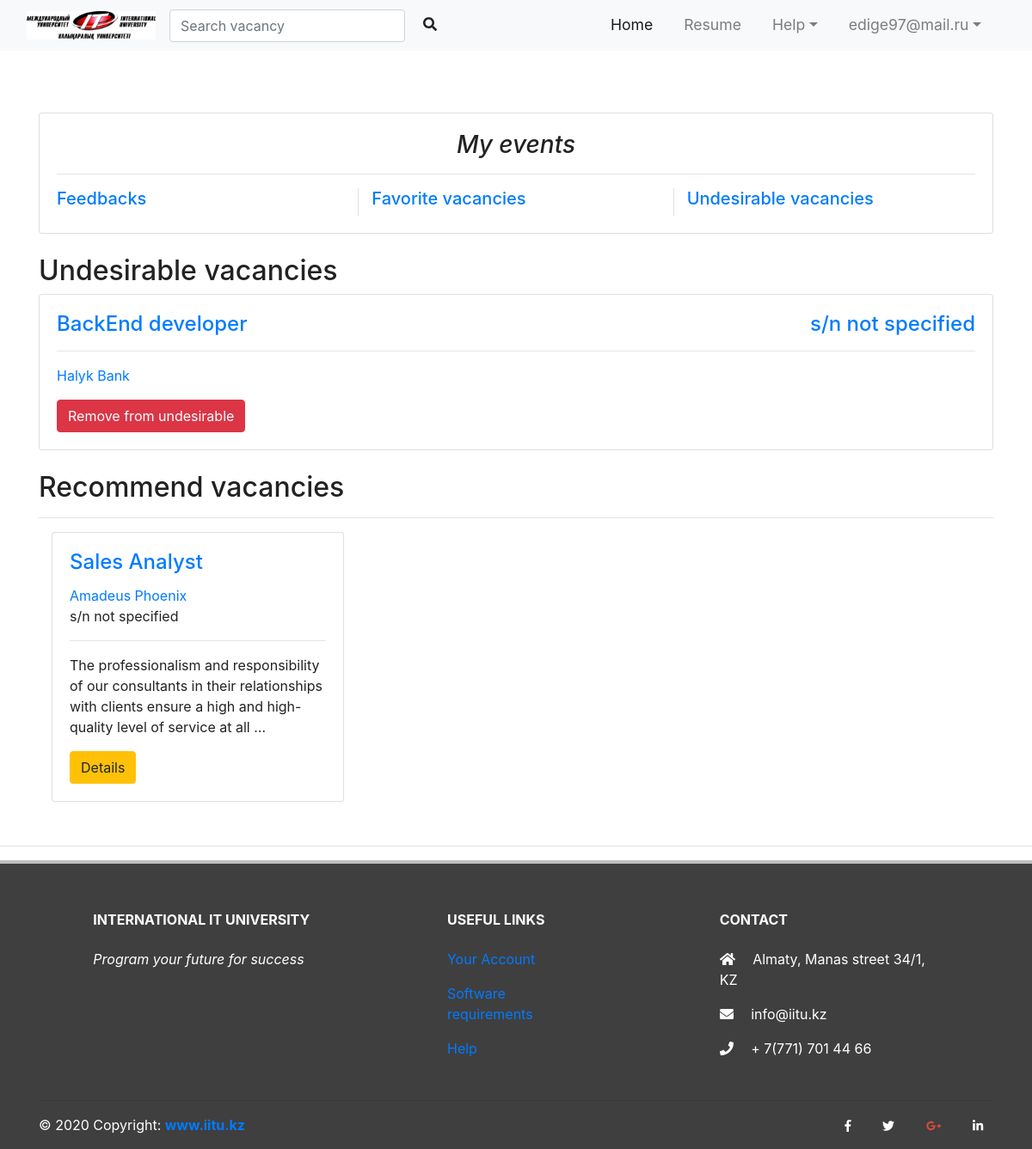
The page /student/undesirable_vacancies/ (signed in) on the database its author committed.
### users/models.py (models this page shows)
class User(AbstractUser):
    is_student = models.BooleanField(default=False)
    is_employer = models.BooleanField(default=False)

### employer/models.py (models this page shows)
class UndesirableVacancy(models.Model):
	und_id = models.AutoField(primary_key=True)
	vac_id =  models.ForeignKey(Vacancy, on_delete=models.CASCADE)
	student =  models.ForeignKey(Student, on_delete=models.CASCADE)

class Vacancy(models.Model):
	vac_id = models.AutoField(primary_key=True)
	vacancy_name = models.CharField(max_length = 512,null=True)
	salary = models.CharField(max_length = 512,null=True)
	company_name = models.CharField(max_length = 512,null=True)
	address = AddressField(null=True)
	experience = models.TextField(null=True)
	about = models.TextField(null=True)
	duties = models.TextField(null=True)
	Requirements = models.TextField(null=True)
	work_condition = models.TextField(null=True)
	skills = models.TextField(null=True)
	contacts_phone = models.CharField(max_length = 512,null=True)
	contact_mail = models.CharField(max_length = 512,null=True)
	publication_date = models.DateField(auto_now_add=True,null=True)
	upd_date = models.DateField(auto_now =True,null=True)
	employer = models.ForeignKey(Employer, on_delete=models.CASCADE)

### student/views.py (the view)
# urls.py: path('undesirable_vacancies/', views.undesirable_vacancies, name='undesirable_vacancies'),
@login_required
@student_required
def undesirable_vacancies(request):
	context = {}
	undesirable = UndesirableVacancy.objects.filter(student = request.user.student)
	vacancies = vacancy_of_the_day(request)
	context['undesirable'] = undesirable
	context['vacancies'] = vacancies
	context['user'] = request.user
	context['recommended_vacancy'] = recommendation(request)
	return render(request,'undesirable_vacancies.html',context)

### student/views.py (called while the page is built)
def recommendation(request):
	if DesiredPosition.objects.values('desired_position').get(user=request.user)['desired_position'] is not None:
		student_position = DesiredPosition.objects.values('desired_position').get(user=request.user)['desired_position']
		recommended_vacancy = Vacancy.objects.filter(
			Q(vacancy_name__icontains=student_position) | Q(about__icontains=student_position) | Q(Requirements__icontains=student_position)
			)
		return recommended_vacancy[:3]
	else:
		return None

def vacancy_of_the_day(request):
	today = datetime.now().date()
	vacancies = Vacancy.objects.filter(upd_date = today)[:6]
	return vacancies

### student/templates/undesirable_vacancies.html (shortened to what this page needs)
{% extends 'student_home.html' %}
{% load static %}
{% load crispy_forms_tags %}
{% block main %}
<div class="container">
  <div class="card">
    <div class="row card-body">
      <div class="col-md-12">
        <h3 class="font-italic text-center">My events</h3><hr>
        <div class="row">
        <div class="col-md">
          <a href="{% url 'responses_and_invitations'%}"><h5 class="card-text">Feedbacks<h5></a>
        </div>
        <div class="col-md">
          <a href="{% url 'favorite_vacancies'%}"><h5 class="card-text">Favorite vacancies</h5></a>
        </div>
        <div class="col-md">
        <a href="{% url 'undesirable_vacancies'%}"><h5 class="card-text">Undesirable vacancies</h5></a>
        </div>
        </div>
      </div>
    </div>
  </div>
</div>
<br>
<div class="container">
  {% if undesirable %}
  <h2>Undesirable vacancies</h2>
  {% for fvrt in undesirable%}
  <div class="card">
    <div class="card-body">
      <h4 class="card-title"><a href="{%url 'student_home' %}{{fvrt.vac_id.vac_id}}" class="card-title">{{fvrt.vac_id.vacancy_name}}<span style="float:right;">{{fvrt.vac_id.salary}}<span></a></h4><hr>
      <a href="{%url 'student_home' %}{{fvrt.vac_id.company_name}}" class="card-text"><p>{{fvrt.vac_id.company_name}}</p></a>
      <form method="POST" action="{%url 'remove_from_undesirable_vacancy'%}">
        <button  class="card-link btn btn-danger">Remove from undesirable</button>
      </form>
    </div>
  </div><br>
  {% endfor %}
  <h2>Recommend vacancies</h2><hr>
  <div class="container">
    <div class="row padding">
      {% for vacancy in recommended_vacancy%}
        <div class="col-md-4" style="padding-bottom: 35px">
          <div class="card">
            <div class="card-body">
              <a href="{%url 'student_home' %}{{vacancy.vac_id}}"><h4 class="card-title">{{vacancy.vacancy_name|truncatechars:26}}</h4></a>
              <a href="{%url 'student_home' %}{{vacancy.company_name}}" class="vac_link">{{vacancy.company_name|truncatechars:26}}</a>
              <p class="card-text">{{vacancy.salary|truncatechars:26}}</p>
             <hr>
             <p class="card-text">{{vacancy.about|truncatechars:150}}</p>
              <a href="{%url 'student_home' %}{{vacancy.vac_id}}" class="btn btn-warning">Details</a>
            </div>
          </div>
        </div>
      {% endfor %}
    </div>
  </div>
{%endif%}
</div>
{% endblock %}

### student/templates/student_home.html (shortened to what this page needs)
{% extends 'main.html' %}
{% load static %}
{% block main_menu %}
<nav class="navbar navbar-expand-md navbar-light bg-light sticky-top">
  <div class="container-fluid">
      <a href="#" class="navbar-brand"><img src="{% static 'images/logl.jpg' %}"></a>
     <form class="form-inline mr-auto" method="get" action="{%url 'search_vacancy'%}">
      <div class="md-form my-0">
        <input class="form-control" type="text" placeholder="Search vacancy"  name = 'search_word' aria-label="Search">
        <i class="fas fa-search text-black ml-3" aria-hidden="true"></i>
      </div>
    </form>
     <div class="collapse navbar-collapse" id="navbarResponsive">
    <ul class="navbar-nav ml-auto">
    <li class="nav-item active"><a href="{% url 'student_home'%}" class="nav-link">Home</a></li>
    <li class="nav-item"><a href="{% url 'get_resume_student'%}" class="nav-link">Resume</a></li>
    <li class="nav-item dropdown">
      <a href="#" class="nav-link dropdown-toggle" data-toggle="dropdown">Help</a>
    </li>
    <li class="nav-item dropdown">
      <a href="#" class="nav-link dropdown-toggle" data-toggle="dropdown"><span class="caret">{{user}}</span></a>
    </li>
  </ul>
</div>
</nav>
{% endblock %}

### main/templates/main.html (style rules this page uses)
body, html { width: 100%; height: 100%; fon-family: 'Poppins', san-serif; color: #222; }
.navbar-brand img { width: 150px }
.navbar-nav li { padding-right: 20px; }
.nav-link { font-size: 1.1em !important }

### rows shown on the page
User: username "edige97@mail.ru"
UndesirableVacancy: vac_id.vacancy_name "BackEnd developer", vac_id.salary "s/n not specified", vac_id.company_name "Halyk Bank"
Vacancy: vacancy_name "Sales Analyst", company_name "Amadeus Phoenix", salary "s/n not specified", about "The professionalism and responsibility of our consultants in their relationships with clients ensure a high and high-quality level of service at all …"
